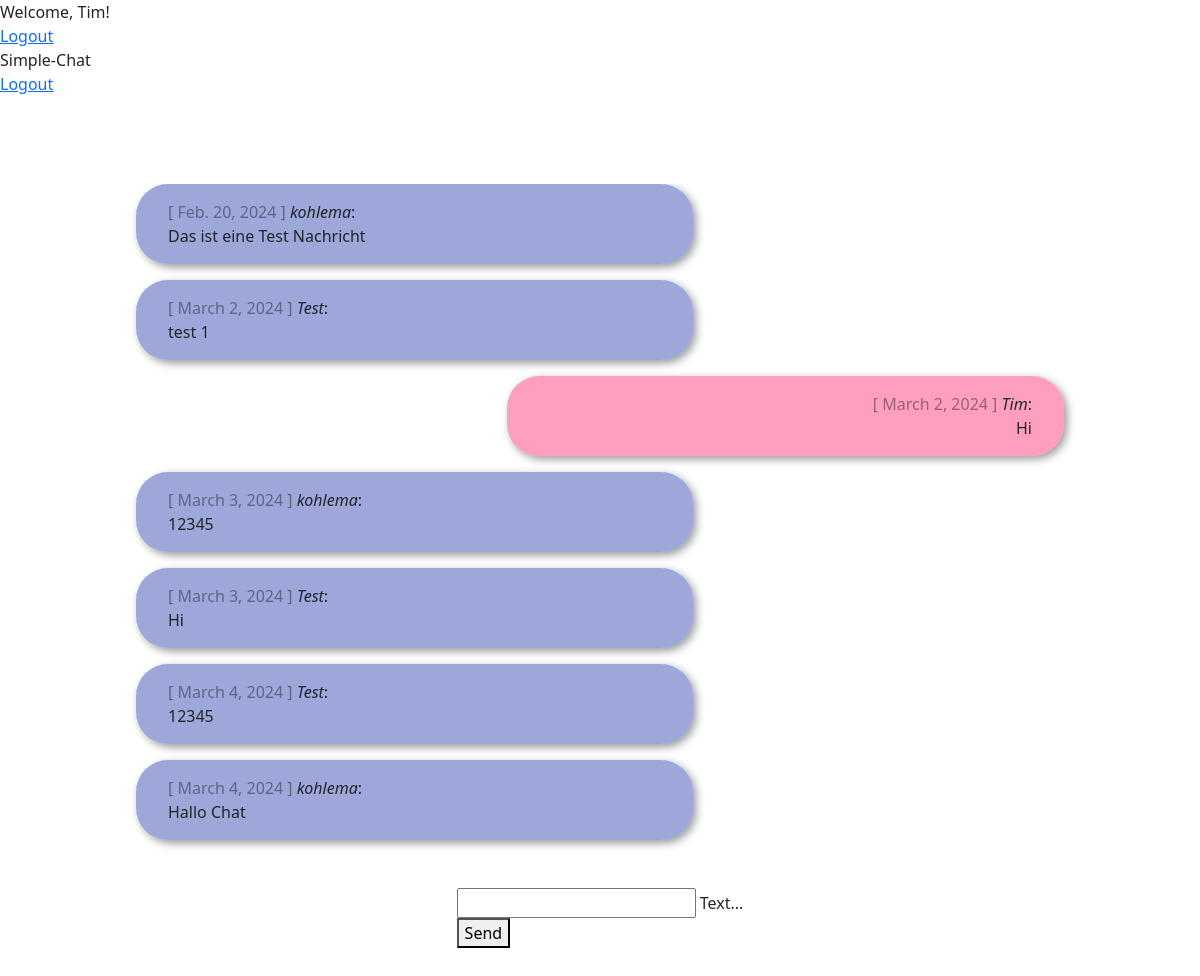
The page /chat/ (signed in) on the database its author committed.
### chat/models.py (models this page shows)
class Message(models.Model):
    text = models.CharField(max_length=500)
    created_at = models.DateField(default=date.today)
    chat = models.ForeignKey(Chat, on_delete=models.CASCADE, related_name='chat_message_set', default=None, blank=True, null=True)
    author = models.ForeignKey(settings.AUTH_USER_MODEL, on_delete=models.CASCADE, related_name='author_message_set')
    receiver = models.ForeignKey(settings.AUTH_USER_MODEL, on_delete=models.CASCADE, related_name='receiver_message_set')

### chat/views.py (the view, shortened to what this page needs)
# urls.py: path('chat/', index, name="chat"),
@login_required(login_url='/login_user/')                           #Refers to login page
def index(request):
    chat_messages = Message.objects.filter(chat__id=1)              #chat__id=1 = object__mit der id 1 => returns an Array
    return render(
        request,
        'chat/index.html',
        {'chat_messages': chat_messages}
    )

### chat/utils.py (called while the page is built)
def isRequestPost(request):
    return request.method == 'POST'

### chat/templates/chat/index.html (shortened to what this page needs)
{% extends "base.html" %}
{% block content %} {% if request.user.is_authenticated %}
<div id="messageContainer">
	{% for message in chat_messages %}
	{% if request.user.is_authenticated and request.user == message.author %}
	<div class="message__right">
		<div class="message--user message__bubble--user">
			<div>
				<span class="color-gray">[ {{ message.created_at }} ]</span>
				<i>{{ message.author }}</i>:
			</div>
			{{ message.text }}
		</div>
	</div>
	{% else %}
	<div class="message__left">
		<div class="message message__bubble">
			<div>
				<span class="color-gray">[ {{ message.created_at }} ]</span>
				<i>{{ message.author }}</i>:
			</div>
			{{ message.text }}
		</div>
	</div>
	{% endif %} {% endfor %}
</div>
<form
	onsubmit="sendMessage(); return false;"
	method="POST"
	id="chatForm"
	class="form-style"
>
	<div class="mdl-textfield mdl-js-textfield mdl-textfield--floating-label">
		<input
			name="messageField"
			class="mdl-textfield__input"
			type="text"
			id="messageField"
		/>
		<label class="mdl-textfield__label" for="messageField">Text...</label>
	</div>
	<button
		class="mdl-button mdl-js-button mdl-button--raised mdl-js-ripple-effect mdl-button--accent"
		type="submit"
	>
		Send
	</button>
</form>
{% else %}
<h1>Not logged in!</h1>
<p>
	You are not logged in. Please log in.<br />
	Please follow the Link for <a href="{% url 'login_user' %}">Login</a>.
</p>
{% endif %} {% endblock %}

### templates/base.html (shortened to what this page needs)
<!DOCTYPE html>
<html lang="en">
	<head>
		{% load static %}
		<link
			rel="stylesheet"
			href="https://code.getmdl.io/1.3.0/material.indigo-pink.min.css"
		/>
		<link
			rel="stylesheet"
			href="https://cdn.jsdelivr.net/npm/bootstrap@5.3.3/dist/css/bootstrap.min.css"
		/>
		<link rel="stylesheet" href="{% static 'css/style.css' %}" />
	</head>
	<body>
		<div class="mdl-layout mdl-js-layout mdl-layout--fixed-header">
			<header class="mdl-layout__header">
				<div class="mdl-layout__header-row">
					{% if request.user.is_authenticated %}
					<span class="mdl-layout-title">
						{% if request.user.first_name %}
						Welcome, {{ request.user.first_name }}!
						{% else %}
						Welcome, {{ request.user }}!
						{% endif %}
					</span>
					{% else %}
					<span class="mdl-layout-title">
						Welcome by Simple-Chat
					</span>
					{% endif %}
					<nav class="mdl-navigation mdl-layout--large-screen-only">
						{% if request.user.is_authenticated %}
						<a
							class="mdl-navigation__link"
							href="{% url 'logout_user' %}"
							>Logout</a
						>
						{% endif %}
					</nav>
				</div>
			</header>
			<div class="mdl-layout__drawer mdl-layout--small-screen-only">
				<span class="mdl-layout-title">Simple-Chat</span>
				<nav class="mdl-navigation">
					{% if request.user.is_authenticated %}
					<a
						class="mdl-navigation__link"
						href="{% url 'logout_user' %}"
						>Logout</a
					>
					{% endif %}
				</nav>
			</div>
			<main class="mdl-layout__content">
				<div class="page-content">
					{% block content %}{% endblock %}
				</div>
			</main>
		</div>
	</body>
</html>

### static/css/style.css (style rules this page uses)
html { scroll-behavior: smooth; }
.color-gray { color: rgba(0, 0, 0, 0.4); }
.form-style { margin-top: 2rem !important; }
.page-content { height: calc(100dvh - 5rem); padding: 5rem 2rem; display: flex; flex-direction: column; justify-content: center; align-items: center; }
#messageContainer { padding: 0 1rem; max-height: calc(100dvh - 5rem); width: 80dvw; overflow: auto; }
.message__right { display: flex; width: 100%; justify-content: flex-end; }
.message__left { display: flex; width: 100%; justify-content: flex-start; }
.message { display: flex; flex-direction: column; margin-bottom: 1rem; padding: 1rem 2rem; max-width: 60%; }
.message--user { display: flex; flex-direction: column; align-items: flex-end; margin-bottom: 1rem; padding: 1rem 2rem; max-width: 60%; }
.message__bubble { width: 60%; background-color: rgba(63, 81, 181, 0.5); border-radius: 2rem; box-shadow: 0.2rem 0.2rem 0.5rem rgba(0, 0, 0, 0.4); }
.message__bubble--user { width: 60%; background-color: rgba(255, 64, 129, 0.5); border-radius: 2rem; box-shadow: 0.2rem 0.2rem 0.5rem rgba(0, 0, 0, 0.4); }

### rows shown on the page
Message: created_at "Feb. 20, 2024", author "kohlema", text "Das ist eine Test Nachricht"
Message: created_at "March 2, 2024", author "Test", text "test 1"
Message: created_at "March 2, 2024", author "Tim", text "Hi"
Message: created_at "March 3, 2024", author "kohlema", text "12345"
Message: created_at "March 3, 2024", author "Test", text "Hi"
Message: created_at "March 4, 2024", author "Test", text "12345"
Message: created_at "March 4, 2024", author "kohlema", text "Hallo Chat"

### other values the page prints
{{ request.user.first_name }} "Tim"
